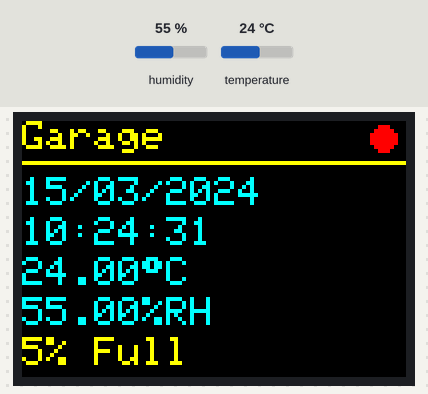
A sketch run on a simulated ESP32. Parts: 96×64 colour display. The inputs (shaded band) are chosen by the test bench; at power-on: humidity 55 %, temperature 24 °C. WiFi joins after 1.5 s; servers stay silent unless stated; the local clock reads 2024-03-15 10:24:30 at power-on unless the sketch sets it; what the sketch prints to the serial monitor is not drawn.

Above: at 1.3 s.
1.4 s: humidity set to 22 %
At 4.6 s:
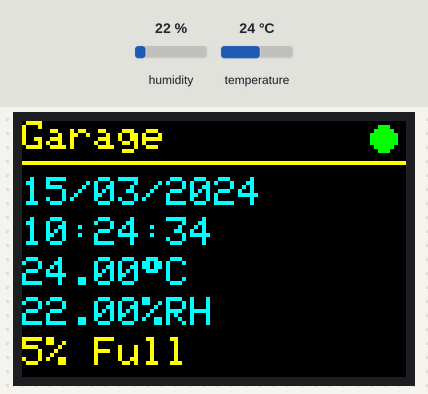
5.4 s: temperature set to 12 °C
At 8.4 s:
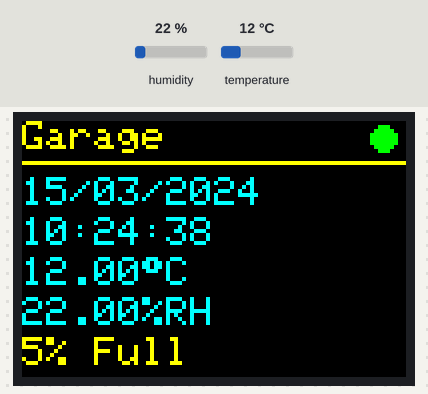
8.6 s: humidity set to 40 %
At 9.6 s:
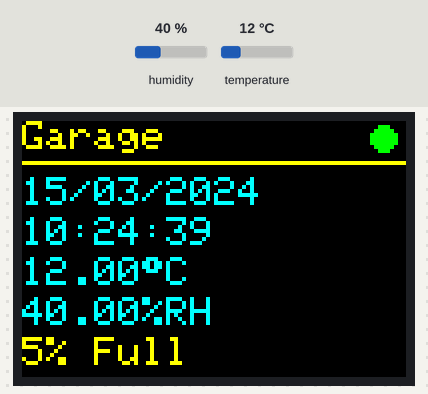
11.6 s: temperature set to 19 °C
At 12.8 s:
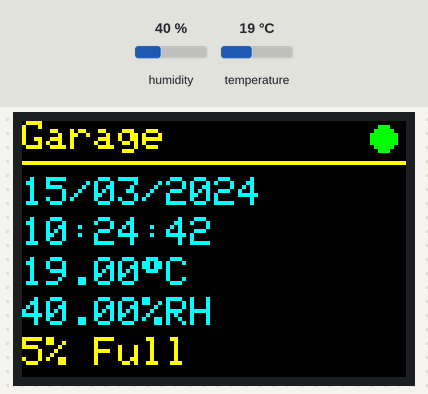
Timing chart, 0 to 14.6 s (numbered marks = the images above; inputs shaded):
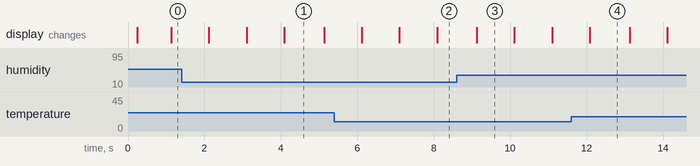

Measured:
- what the display in image 1 shows lasts 1.0 s, from 4.1 s to 5.1 s

The sketch:

sensebox.ino
```cpp
#include <time.h>
#include <SPI.h>
#include <Wire.h>
#include <Adafruit_GFX.h>
#include <Adafruit_SSD1331.h>
#include "Adafruit_SHT4x.h"
#include <WiFi.h>
#include <HTTPClient.h>
#include "NodeData.h"
#include "JsonHelpers.h"
#include <vector>

#define BLACK   0x0000
#define BLUE    0x001F
#define RED     0xF800
#define GREEN   0x07E0
#define CYAN    0x07FF
#define MAGENTA 0xF81F
#define YELLOW  0xFFE0
#define WHITE   0xFFFF

#define cs  7
#define rst 3
#define dc  2
Adafruit_SSD1331 display = Adafruit_SSD1331(&SPI, cs, dc, rst);

Adafruit_SHT4x sht4 = Adafruit_SHT4x();

const char* ssid     = "SKYWXRFD";
const char* password = "Knh9wHi6FQQS";
const char* serverUrl = "http://192.168.0.67:3000/api/data";

Sensor temperatureSensor = { "Temperature Sensor", "TEMPERATURE", "SHT-41D" };
Sensor humiditySensor    = { "Humidity Sensor",    "HUMIDITY",    "SHT-41D" };
Node node = {
  "Node 1",
  "Garage",
  { &temperatureSensor, &humiditySensor }
};

void setup() {
  Serial.begin(115200);
  while (!Serial) delay(10);

  WiFi.begin(ssid, password);

  display.begin();
  display.fillScreen(BLACK);
  displayText(0, 0, 1, "Garage", YELLOW);
  display.drawLine(0, 10, 96, 10, YELLOW);

  if (!sht4.begin()) {
    Serial.println("Couldn't find SHT4x");
    while (1) delay(1);
  }

  sht4.setPrecision(SHT4X_HIGH_PRECISION);
  sht4.setHeater(SHT4X_NO_HEATER);

  // Set a fake time: 6 Sept 2025, 14:00:00
  struct tm tm;
  tm.tm_year = 2025 - 1900;  // years since 1900
  tm.tm_mon  = 9 - 1;        // months since January
  tm.tm_mday = 7;
  tm.tm_hour = 18;
  tm.tm_min  = 24;
  tm.tm_sec  = 0;
  time_t t = mktime(&tm);
  struct timeval now = { .tv_sec = t };
  settimeofday(&now, NULL);

  Serial.print("Connecting to wifi");
}

void loop() {

  static bool readThisSecond = false;
  static bool storedThisInterval = false;
  static bool sentThisInterval = false;
  static int lastSec = -1;

  time_t now = getCurrentTime();
  struct tm t;
  gmtime_r(&now, &t);  // broken-down UTC time

  // --- Reset flags at new second ---
  if (t.tm_sec != lastSec) {
    readThisSecond = false;
    storedThisInterval = false;
    sentThisInterval = false;
    lastSec = t.tm_sec;
  }

  // --- Display every second ---
  if (!readThisSecond) {
    sensors_event_t humidity, temp;
    if (!sht4.getEvent(&humidity, &temp)) {
      Serial.println("Failed to read sensor");
        delay(500);
        return;
    }
    readThisSecond = true;

    // --- Store every 15 seconds ---
    if ((t.tm_sec % 15 == 0) && !storedThisInterval) {
      addReading(temperatureSensor, now, temp.temperature, "CELSIUS");
      addReading(humiditySensor, now, humidity.relative_humidity, "PERCENT");
      storedThisInterval = true;
    }

    // Send every 2 minutes ---
    if ((t.tm_min % 2 == 0) && (t.tm_sec == 0) && !sentThisInterval) {
      // sendData();
      sentThisInterval = true;
    }

    updateDisplay(now, temp.temperature, humidity.relative_humidity);
  }

  delay(50);
}

void updateDisplay(time_t now, float temperature, float humidity) {
  String dateStr = formatDate(now);
  String timeStr = formatTime(now);

  String tempStr = String(temperature);
  tempStr.concat(char(247));
  tempStr.concat("C");

  String humidStr = String(humidity);
  humidStr.concat("%RH");

  displayText(0, 14, 1, dateStr, CYAN);
  displayText(0, 24, 1, timeStr, CYAN);
  displayText(0, 34, 1, tempStr, CYAN);
  displayText(0, 44, 1, humidStr, CYAN);

  drawWiFiIcon(86, 0, WiFi.status() == WL_CONNECTED);

  String bufferStr = String(getBufferPercentFull(temperatureSensor));
  bufferStr.concat("% Full");
  displayText(0, 54, 1, bufferStr, YELLOW);
}

void displayText(int x, int y, int size, String text, int color) {
  display.setCursor(x, y);
  display.setTextColor(color, BLACK);
  display.setTextSize(size);
  display.print(text);
}

void drawWiFiIcon(int x, int y, bool connected) {
  uint16_t color = connected ? GREEN : RED;

  // Circle
  display.fillCircle(x + 4, y + 4, 3, color);
}

void sendData(float temperature, float humidity) {
  if (WiFi.status() != WL_CONNECTED) return;

  HTTPClient http;
  http.begin(serverUrl);
  http.addHeader("Content-Type", "application/json");

  String json = "{\"temperature\":" + String(temperature) + ",\"humidity\":" + String(humidity) + "}";
  int code = http.POST(json);
  Serial.print("HTTP Response code: ");
  Serial.println(code);

  http.end();
}

time_t getCurrentTime() {
    return time(nullptr);  // seconds since Jan 1, 1970 UTC
}

String formatDate(time_t t) {
    struct tm timeinfo;
    gmtime_r(&t, &timeinfo);

    char buf[16];
    strftime(buf, sizeof(buf), "%d/%m/%Y", &timeinfo);
    return String(buf);
}

String formatTime(time_t t) {
    struct tm timeinfo;
    gmtime_r(&t, &timeinfo);

    char buf[16];
    strftime(buf, sizeof(buf), "%H:%M:%S", &timeinfo);
    return String(buf);
}
```

JsonHelpers.h
```cpp
#ifndef JSONHELPERS_H
#define JSONHELPERS_H

#include "NodeData.h"
#include <TimeLib.h> // optional for timestamp formatting

String formatUtcDatetime(time_t t) {
    struct tm timeinfo;
    gmtime_r(&t, &timeinfo);

    char buf[25];
    sprintf(buf, "%04d-%02d-%02dT%02d:%02d:%02dZ",
            timeinfo.tm_year + 1900,
            timeinfo.tm_mon + 1,
            timeinfo.tm_mday,
            timeinfo.tm_hour,
            timeinfo.tm_min,
            timeinfo.tm_sec);
    return String(buf);
}

#endif
```

NodeData.h
```cpp
#ifndef NODEDATA_H
#define NODEDATA_H

#include <time.h>
#include <Arduino.h>

#define MAX_READINGS 20   // max readings per sensor

// --- Data structures ---

struct SensorData {
    time_t timestamp;
    float value;
    String unit;
};

struct Sensor {
    String name;
    String type;
    String model;
    SensorData readings[MAX_READINGS];
    uint8_t readingCount = 0;  // how many valid readings
    uint8_t writeIndex = 0;    // index where the next reading will be written
};

struct Node {
    String name;
    String location;
    Sensor* sensors[2];
};

void addReading(Sensor &sensor, time_t timestamp, float value, String unit) {
    // Store the reading at the current writeIndex
    sensor.readings[sensor.writeIndex] = { timestamp, value, unit };

    // Move writeIndex forward, wrap around if needed
    sensor.writeIndex = (sensor.writeIndex + 1) % MAX_READINGS;

    // Update readingCount if not full yet
    if (sensor.readingCount < MAX_READINGS) {
        sensor.readingCount++;
    }
}

uint8_t getBufferPercentFull(const Sensor &sensor) {
    return (sensor.readingCount * 100) / MAX_READINGS;
}

#endif
```
